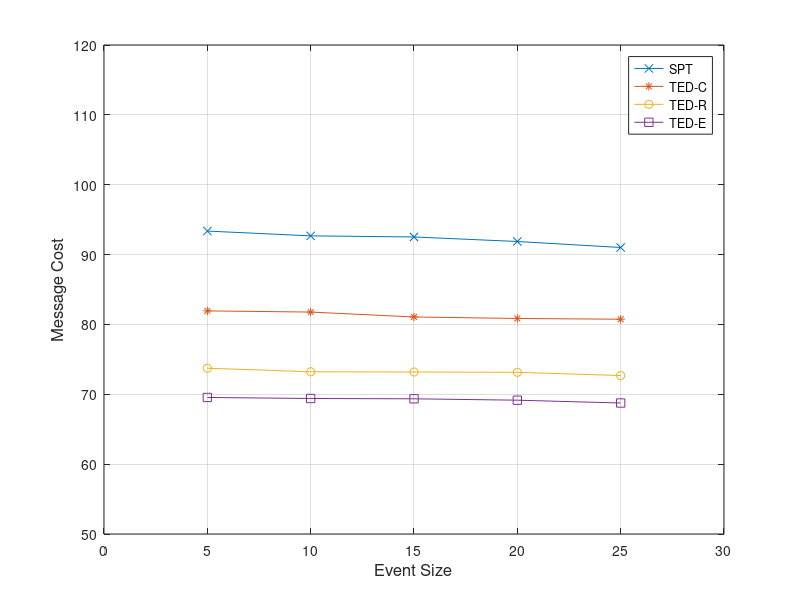

The MATLAB script that drew this image:
x=[5 10 15 20 25]
y=[93.364 92.68 92.52 91.873 91.015]
y1=[81.939 81.771 81.07 80.852 80.746]
y2=[73.732 73.223 73.191 73.146 72.682]
y3=[69.548 69.398 69.353 69.156 68.751]
plot(x, y, '-x', x, y1, '-*', x, y2, '-o', x, y3, '-s')
axis([0 30 50 120])
xlabel('Event Size', 'fontsize',12)
ylabel('Message Cost','fontsize',12)
legend('SPT', 'TED-C', 'TED-R', 'TED-E')
grid on
%set(h, 'Box', 'on')
